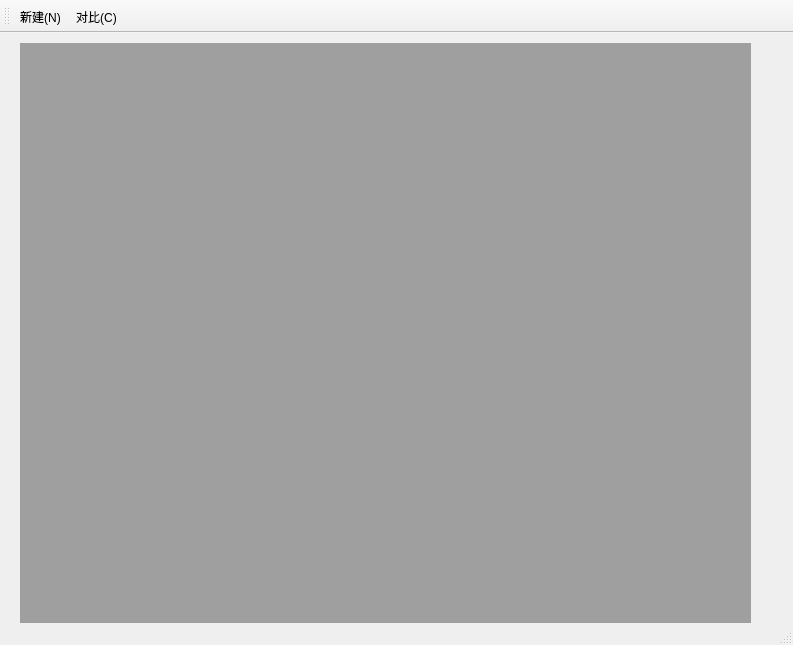
<?xml version="1.0" encoding="UTF-8"?>
<ui version="4.0">
 <class>MainWindow</class>
 <widget class="QMainWindow" name="MainWindow">
  <property name="geometry">
   <rect>
    <x>0</x>
    <y>0</y>
    <width>793</width>
    <height>645</height>
   </rect>
  </property>
  <property name="windowTitle">
   <string>MainWindow</string>
  </property>
  <widget class="QWidget" name="centralWidget">
   <widget class="QMdiArea" name="mdiArea">
    <property name="geometry">
     <rect>
      <x>20</x>
      <y>10</y>
      <width>731</width>
      <height>581</height>
     </rect>
    </property>
    <property name="frameShape">
     <enum>QFrame::NoFrame</enum>
    </property>
    <property name="viewMode">
     <enum>QMdiArea::TabbedView</enum>
    </property>
    <property name="tabsClosable">
     <bool>true</bool>
    </property>
   </widget>
  </widget>
  <widget class="QToolBar" name="mainToolBar">
   <property name="toolButtonStyle">
    <enum>Qt::ToolButtonTextBesideIcon</enum>
   </property>
   <attribute name="toolBarArea">
    <enum>TopToolBarArea</enum>
   </attribute>
   <attribute name="toolBarBreak">
    <bool>false</bool>
   </attribute>
   <addaction name="actionNew_N"/>
   <addaction name="actionCompare_C"/>
  </widget>
  <widget class="QStatusBar" name="statusBar"/>
  <action name="actionNew_N">
   <property name="icon">
    <iconset resource="resall.qrc">
     <normaloff>:/new/res/res/document--plus.png</normaloff>:/new/res/res/document--plus.png</iconset>
   </property>
   <property name="text">
    <string>新建(&amp;N)</string>
   </property>
   <property name="menuRole">
    <enum>QAction::TextHeuristicRole</enum>
   </property>
  </action>
  <action name="actionCompare_C">
   <property name="icon">
    <iconset resource="resall.qrc">
     <normaloff>:/new/res/res/universal.png</normaloff>:/new/res/res/universal.png</iconset>
   </property>
   <property name="text">
    <string>对比(&amp;C)</string>
   </property>
  </action>
 </widget>
 <layoutdefault spacing="6" margin="11"/>
 <resources>
  <include location="resall.qrc"/>
 </resources>
 <connections/>
</ui>
